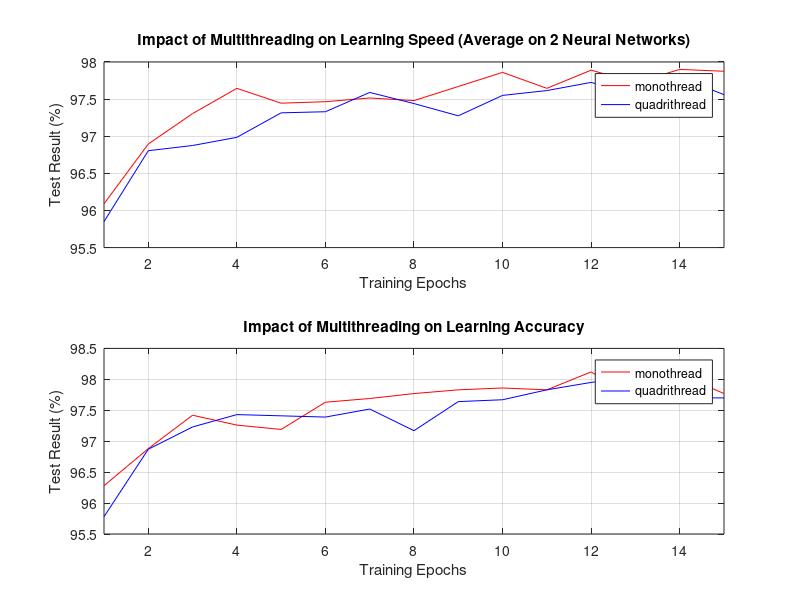

Recreate this plot in MATLAB.
clear all
close all

% learning rate = 0.5
% weight decay = 5
% 400 hidden layers

% monothreaded
Ym1 = [96.08, 96.83, 97.19, 97.76, 97.43, ...
	   97.62, 97.61, 97.52, 97.80, 97.85, ...
	   97.52, 97.90, 97.94, 97.82, 98.24];
Ym2 = [96.10, 96.96, 97.42, 97.53, 97.46, ...
       97.31, 97.42, 97.44, 97.54, 97.87, ...
       97.77, 97.88, 97.50, 97.98, 97.51];
Ym3 = [96.28, 96.88, 97.42, 97.26, 97.19, ...
	   97.63, 97.69, 97.77, 97.83, 97.86, ...
	   97.83, 98.12, 97.67, 98.08, 97.77];

% multithreaded (4 threads)
Yq1 = [95.66, 96.88, 97.11, 97.26, 97.12, ...
	   97.04, 97.39, 97.59, 97.10, 97.59, ...
	   97.66, 97.72, 97.55, 97.84, 97.59];
Yq2 = [96.04, 96.73, 96.64, 96.71, 97.51, ...
       97.62, 97.79, 97.29, 97.45, 97.51, ...
       97.57, 97.73, 97.56, 97.75, 97.53];
Yq3 = [95.78, 96.87, 97.23, 97.43, 97.41, ...
	   97.39, 97.52, 97.17, 97.64, 97.67, ...
	   97.83, 97.95, 98.05, 97.70, 97.70];

subplot(211);
X = 1:length(Ym1);
plot(X, (Ym1+Ym2)/2, 'r'); hold on
plot(X, (Yq1+Yq2)/2, 'b');
legend('monothread', 'quadrithread');
title('Impact of Multithreading on Learning Speed (Average on 2 Neural Networks)');
xlabel('Training Epochs');
ylabel('Test Result (%)');
xlim([1 length(Ym1)]);
grid on

subplot(212);
X3 = 1:length(Ym3);
plot(X3, Ym3, 'r'); hold on
plot(X3, Yq3, 'b');
legend('monothread', 'quadrithread');
title('Impact of Multithreading on Learning Accuracy');
xlabel('Training Epochs');
ylabel('Test Result (%)');
xlim([1 length(Ym1)]);
grid on


